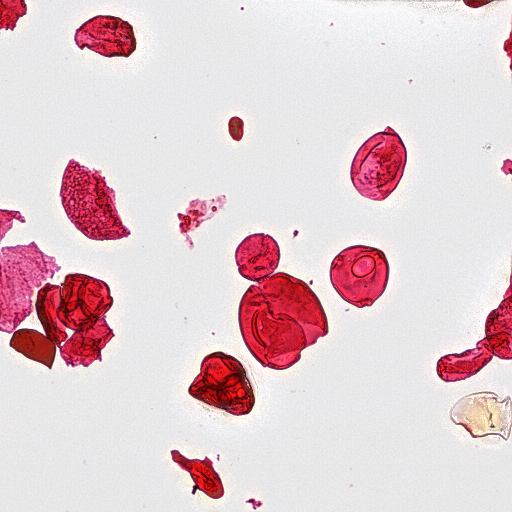
#> input picture reports/initial_report_complete_2026-09-27/figures/specimen_sources/shard_0_target_027.png, 1024 x 1024 px (shown at 1/2 size)
$ python build_architecture_assets.py
#> lines starting #> are read from the running program, lines starting #| are printed output that depends on the picture
"""Publication diagrams: conceptual modules, authentic image thumbnails, no invented predictions."""
from pathlib import Path
import matplotlib
matplotlib.use('Agg')
import matplotlib.pyplot as plt
from matplotlib.patches import FancyBboxPatch,FancyArrowPatch,Rectangle
from PIL import Image
P=Path(__file__).resolve().parent;F=P/'assets';F.mkdir(exist_ok=True)
SOURCE=P.parents[1]/'reports/initial_report_complete_2026-09-27/figures'
plt.rcParams.update({'font.family':'DejaVu Sans','pdf.fonttype':42})
INK='#202D48';TEAL='#93451F';GOLD='#B87B28';MUTED='#596477';PALE='#EEE3D6';WHITE='#FFFFFF'
source=SOURCE/'specimen_sources/shard_0_target_027.png'
crop=SOURCE/'specimen_sources/shard_0_target_027_crop.png'
def rect(ax,x,y,w,h,fill,edge='none',lw=1,r=.1):
 ax.add_patch(FancyBboxPatch((x,y),w,h,boxstyle=f'round,pad=0,rounding_size={r}',facecolor=fill,edgecolor=edge,linewidth=lw,zorder=2))
def txt(ax,x,y,t,size=13,color=INK,bold=False,ha='left'):
 ax.text(x,y,t,fontsize=size,color=color,fontweight='bold' if bold else 'normal',ha=ha,va='center',zorder=8,linespacing=1.4)
def arrow(ax,x1,y1,x2,y2,c=TEAL):
 ax.add_patch(FancyArrowPatch((x1,y1),(x2,y2),arrowstyle='-|>',mutation_scale=17,color=c,lw=1.6,zorder=7))
def photo(ax,path,x,y,w):
 ax.imshow(Image.open(path),extent=(x,x+w,y,y+w),zorder=4)
 ax.add_patch(Rectangle((x,y),w,w,fill=False,ec='#C5D9D8',lw=.8,zorder=5))
def render(two):
 fig,ax=plt.subplots(figsize=(14.4,5.15));ax.set_xlim(0,14.4);ax.set_ylim(0,5.15);ax.axis('off')
 tag='B' if two else 'A';title='Locate first. Identify second.' if two else 'Locate and identify in one model.'
 rect(ax,.13,4.42,.48,.48,TEAL)
 txt(ax,.37,4.66,tag,19,WHITE,True,'center')
 txt(ax,.80,4.71,title,25,INK,True)
 txt(ax,.80,4.23,'PROPOSED ARCHITECTURE  /  RF-DETR + SWIN-TINY' if two else 'PROPOSED ARCHITECTURE  /  MULTICLASS RF-DETR',12,MUTED)
 names=['Prepare images','RF-DETR detector','Merge + extract','Swin-Tiny','Expert review'] if two else ['Prepare images','Multiclass RF-DETR','Merge predictions','Expert review']
 widths=[2.65,2.65,2.65,2.65,2.65] if two else [3.4,3.4,3.4,3.4]
 gap=.18;xs=[];x=.16
 for w in widths:xs.append(x);x+=w+gap
 for i,(x,w,name) in enumerate(zip(xs,widths,names)):
  model=(i==1 or(two and i==3));fill=INK if model else '#F5EFE7'
  rect(ax,x+.035,.915,w,2.94,'#DFD8CF',r=.13)
  rect(ax,x,.96,w,2.94,fill,r=.13)
  txt(ax,x+.17,3.62,f'{i+1:02}',11,'#EAC5A8' if model else TEAL,True)
  txt(ax,x+.58,3.62,name,14,WHITE if model else INK,True)
  if i<len(xs)-1:arrow(ax,x+w+.008,2.43,x+w+gap-.005,2.43)
 # shared preprocessing: depth-stack schematic then actual tile
 x=xs[0];w=widths[0]
 for k in [2,1,0]:
  rect(ax,x+.22+k*.10,2.29+k*.10,.83,.74,'#E2EFEE',TEAL,.7,r=.025)
  ax.add_patch(Rectangle((x+.41+k*.10,2.49+k*.10),.32,.26,fill=False,ec=TEAL,lw=.7,zorder=3))
 arrow(ax,x+1.23,2.66,x+1.49,2.66)
 photo(ax,source,x+1.55,2.20,.86)
 for a in [1,2]:
  ax.plot([x+1.55+a*.86/3]*2,[2.20,3.06],color=WHITE,lw=.8,zorder=6)
  ax.plot([x+1.55,x+2.41],[2.20+a*.86/3]*2,color=WHITE,lw=.8,zorder=6)
 txt(ax,x+.20,1.79,'Focus stack → tiles',14)
 txt(ax,x+.20,1.30,'Read small regions',14,MUTED)
 # detector conceptual nodes
 x=xs[1];w=widths[1]
 for j,label in enumerate(['Visual features','Object queries','Boxes + scores' if two else 'Boxes + categories + scores']):
  yy=2.78-j*.51
  rect(ax,x+.20,yy,w-.40,.36,'#344560',r=.06)
  txt(ax,x+w/2,yy+.18,label,13,WHITE,False,'center')
  if j<2:arrow(ax,x+w/2,yy-.025,x+w/2,yy-.12,'#EAC5A8')
 txt(ax,x+.20,1.29,'One detection class' if two else 'Joint localization + identification',13,'#EAC5A8')
 # merge visual tileboxes
 x=xs[2];w=widths[2]
 for xx,yy in [(x+.35,2.38),(x+.65,2.60)]:
  rect(ax,xx,yy,.95,.55,'#FFFFFF','#B7A89A',.9,.04)
  ax.add_patch(Rectangle((xx+.3,yy+.14),.27,.26,fill=False,edgecolor=TEAL,lw=1.3,zorder=5))
 arrow(ax,x+1.75,2.66,x+2.03,2.66)
 if two:photo(ax,crop,x+2.10,2.47,.37)
 else:rect(ax,x+2.19,2.47,.50,.44,TEAL,r=.05);txt(ax,x+2.44,2.69,'1',16,WHITE,True,'center')
 txt(ax,x+.20,1.80,'Use slide coordinates',14)
 txt(ax,x+.20,1.30,'Merge boxes; crop' if two else 'Merge duplicate boxes',14,MUTED)
 if two:
  x=xs[3];w=widths[3]
  # shifted-window motif: conceptual attention regions, not literal layer diagram
  for j in range(4):
   for k in range(4):
    rect(ax,x+.50+k*.35,2.12+j*.24,.30,.19,'#D8AC86' if (k+j)%3 else '#F0DCCA',r=.025)
  ax.add_patch(Rectangle((x+.79,2.29),.73,.51,fill=False,edgecolor='#F1BE65',lw=1.8,zorder=6))
  txt(ax,x+.20,1.80,'Learn crop features',14,WHITE)
  txt(ax,x+.20,1.30,'Category + score',14,'#EAC5A8')
 # output example, no fake model labels
 x=xs[-1];w=widths[-1];photo(ax,crop,x+.24,2.13,.93)
#> call 2 of photo, with x = 11.14, y = 2.13, w = 0.93
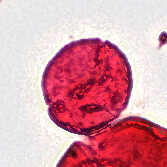
#> input picture reports/initial_report_complete_2026-09-27/figures/specimen_sources/shard_0_target_027_crop.png, 167 x 167 px
 rect(ax,x+1.30,2.72,w-1.53,.13,TEAL,r=.02)
 rect(ax,x+1.30,2.46,(w-1.53)*.79,.10,'#CBA88B',r=.02)
 rect(ax,x+1.30,2.23,(w-1.53)*.57,.10,'#E1CAB5',r=.02)
 txt(ax,x+.20,1.80,'Labeled specimen',14)
 txt(ax,x+.20,1.30,'Location + both scores' if two else 'Location + score',14,MUTED)
 rect(ax,.16,.15,14.04,.49,PALE,r=.07)
 txt(ax,.36,.395,'FAIR COMPARISON',11,TEAL,True)
 txt(ax,2.41,.395,'Same category map • same grouped split • same preprocessing • held-out evaluation',12,INK)
 fig.subplots_adjust(left=0,right=1,bottom=0,top=1)
 stem='workflow_two_stage' if two else 'workflow_direct'
 fig.savefig(F/(stem+'.pdf'));fig.savefig(F/(stem+'.png'),dpi=200);plt.close(fig)
#> after `fig.savefig(F / (stem + '.pdf'))`:
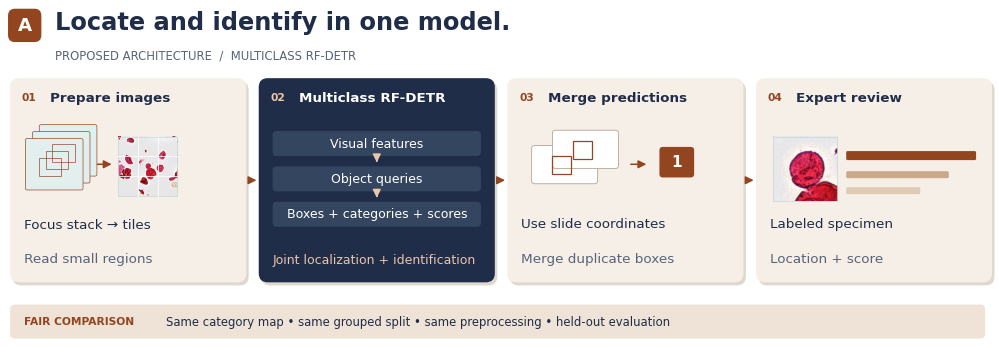
#> figure drawn by matplotlib, 1 panel
render(False);render(True)
#> call 2 of render, with two = True
#> in render (call 2), `fig.savefig(F / (stem + '.pdf'))`:
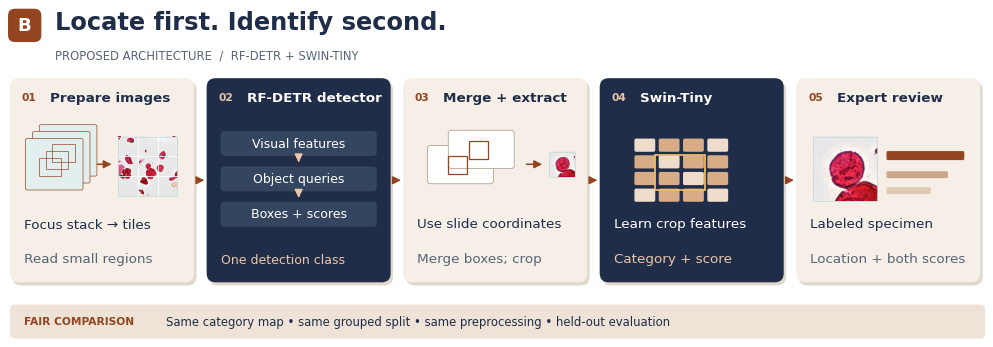
#> figure drawn by matplotlib, 1 panel
